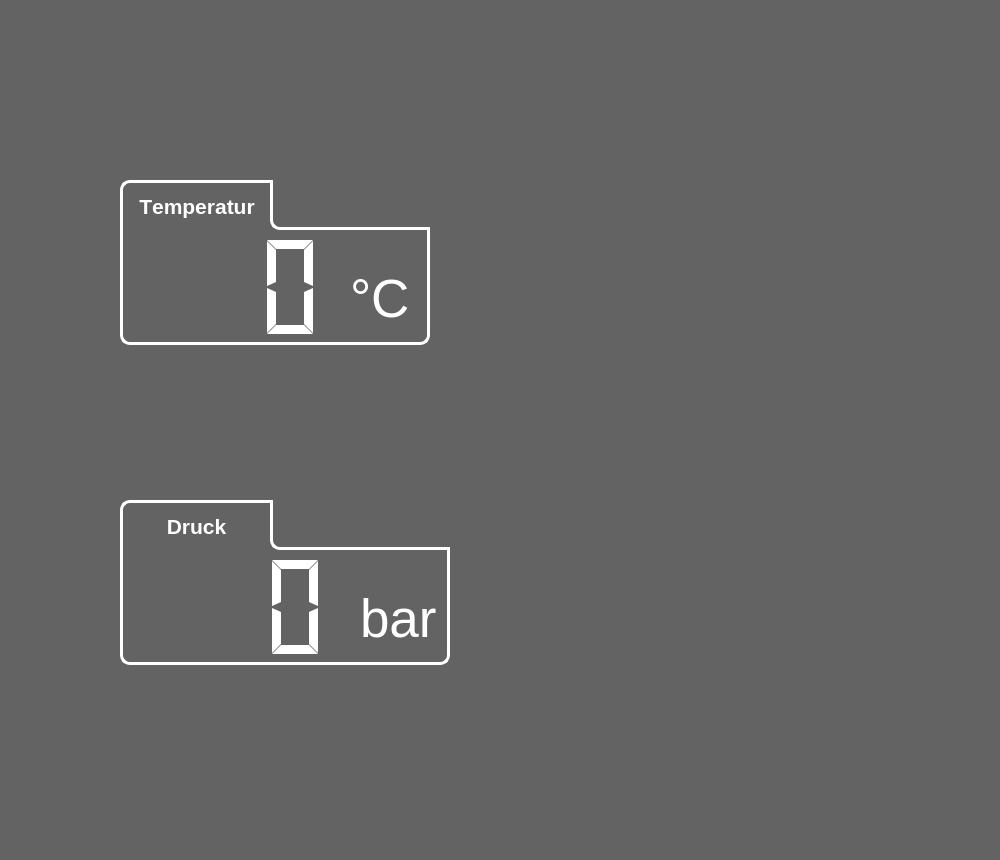
<?xml version="1.0" encoding="UTF-8"?>
<ui version="4.0">
 <class>MainWindow</class>
 <widget class="QMainWindow" name="MainWindow">
  <property name="geometry">
   <rect>
    <x>0</x>
    <y>0</y>
    <width>1000</width>
    <height>860</height>
   </rect>
  </property>
  <property name="minimumSize">
   <size>
    <width>1000</width>
    <height>780</height>
   </size>
  </property>
  <property name="windowTitle">
   <string>MainWindow</string>
  </property>
  <property name="styleSheet">
   <string notr="true">Background:rgb(99, 99, 99);
</string>
  </property>
  <widget class="QWidget" name="centralwidget">
   <property name="layoutDirection">
    <enum>Qt::LeftToRight</enum>
   </property>
   <property name="styleSheet">
    <string notr="true">QLabel  {
	color: white;
	font: &quot;MS Shell Dlg 2&quot;;
}

QLCDNumber {
	color: white;
	font: 25px &quot;MS Shell Dlg 2&quot;;
	border: none;
}</string>
   </property>
   <widget class="QLabel" name="signalStrength">
    <property name="geometry">
     <rect>
      <x>850</x>
      <y>50</y>
      <width>100</width>
      <height>100</height>
     </rect>
    </property>
    <property name="text">
     <string/>
    </property>
   </widget>
   <widget class="QLabel" name="tempE_label">
    <property name="geometry">
     <rect>
      <x>350</x>
      <y>230</y>
      <width>80</width>
      <height>115</height>
     </rect>
    </property>
    <property name="minimumSize">
     <size>
      <width>60</width>
      <height>100</height>
     </size>
    </property>
    <property name="maximumSize">
     <size>
      <width>100</width>
      <height>120</height>
     </size>
    </property>
    <property name="font">
     <font>
      <family>MS Shell Dlg 2</family>
      <pointsize>40</pointsize>
      <weight>50</weight>
      <italic>false</italic>
      <bold>false</bold>
     </font>
    </property>
    <property name="layoutDirection">
     <enum>Qt::LeftToRight</enum>
    </property>
    <property name="styleSheet">
     <string notr="true">border-bottom-width: 3px;
border-right-width: 3px;
border-right-color: white;
border-bottom-color: white;
border-style: solid;
border-bottom-right-radius: 10px;</string>
    </property>
    <property name="text">
     <string>°C</string>
    </property>
    <property name="alignment">
     <set>Qt::AlignBottom|Qt::AlignJustify</set>
    </property>
    <property name="margin">
     <number>0</number>
    </property>
    <property name="indent">
     <number>-2</number>
    </property>
   </widget>
   <widget class="QLabel" name="temp_label">
    <property name="enabled">
     <bool>true</bool>
    </property>
    <property name="geometry">
     <rect>
      <x>120</x>
      <y>180</y>
      <width>151</width>
      <height>50</height>
     </rect>
    </property>
    <property name="sizePolicy">
     <sizepolicy hsizetype="Preferred" vsizetype="Preferred">
      <horstretch>0</horstretch>
      <verstretch>0</verstretch>
     </sizepolicy>
    </property>
    <property name="minimumSize">
     <size>
      <width>150</width>
      <height>30</height>
     </size>
    </property>
    <property name="maximumSize">
     <size>
      <width>200</width>
      <height>50</height>
     </size>
    </property>
    <property name="baseSize">
     <size>
      <width>50</width>
      <height>60</height>
     </size>
    </property>
    <property name="font">
     <font>
      <family>MS Shell Dlg 2</family>
      <pointsize>16</pointsize>
      <weight>75</weight>
      <italic>false</italic>
      <bold>true</bold>
      <underline>false</underline>
      <strikeout>false</strikeout>
      <kerning>false</kerning>
     </font>
    </property>
    <property name="styleSheet">
     <string notr="true">font: bold;
border-top-width: 3px;
border-left-width: 3px;
border-left-color: white;
border-top-color: white;
border-style: solid;
border-top-left-radius: 10px;
</string>
    </property>
    <property name="text">
     <string>Temperatur</string>
    </property>
    <property name="textFormat">
     <enum>Qt::RichText</enum>
    </property>
    <property name="alignment">
     <set>Qt::AlignCenter</set>
    </property>
    <property name="margin">
     <number>0</number>
    </property>
   </widget>
   <widget class="QLCDNumber" name="tempALCD">
    <property name="geometry">
     <rect>
      <x>120</x>
      <y>230</y>
      <width>230</width>
      <height>115</height>
     </rect>
    </property>
    <property name="minimumSize">
     <size>
      <width>220</width>
      <height>100</height>
     </size>
    </property>
    <property name="maximumSize">
     <size>
      <width>250</width>
      <height>120</height>
     </size>
    </property>
    <property name="baseSize">
     <size>
      <width>0</width>
      <height>0</height>
     </size>
    </property>
    <property name="layoutDirection">
     <enum>Qt::LeftToRight</enum>
    </property>
    <property name="styleSheet">
     <string notr="true">border-bottom-width: 3px;
border-left-width: 3px;
border-left-color: white;
border-bottom-color: white;
border-style: solid;
border-bottom-left-radius: 10px;</string>
    </property>
    <property name="frameShape">
     <enum>QFrame::Box</enum>
    </property>
    <property name="frameShadow">
     <enum>QFrame::Raised</enum>
    </property>
    <property name="lineWidth">
     <number>1</number>
    </property>
    <property name="midLineWidth">
     <number>0</number>
    </property>
    <property name="digitCount">
     <number>3</number>
    </property>
    <property name="segmentStyle">
     <enum>QLCDNumber::Flat</enum>
    </property>
    <property name="intValue" stdset="0">
     <number>0</number>
    </property>
   </widget>
   <widget class="QLCDNumber" name="pressureLCD">
    <property name="geometry">
     <rect>
      <x>120</x>
      <y>550</y>
      <width>240</width>
      <height>115</height>
     </rect>
    </property>
    <property name="minimumSize">
     <size>
      <width>220</width>
      <height>110</height>
     </size>
    </property>
    <property name="maximumSize">
     <size>
      <width>250</width>
      <height>120</height>
     </size>
    </property>
    <property name="styleSheet">
     <string notr="true">border-bottom-width: 3px;
border-left-width: 3px;
border-left-color: white;
border-bottom-color: white;
border-style: solid;
border-bottom-left-radius: 10px;</string>
    </property>
    <property name="digitCount">
     <number>3</number>
    </property>
    <property name="segmentStyle">
     <enum>QLCDNumber::Flat</enum>
    </property>
   </widget>
   <widget class="QLabel" name="presE_label_2">
    <property name="geometry">
     <rect>
      <x>360</x>
      <y>550</y>
      <width>90</width>
      <height>115</height>
     </rect>
    </property>
    <property name="minimumSize">
     <size>
      <width>80</width>
      <height>100</height>
     </size>
    </property>
    <property name="maximumSize">
     <size>
      <width>110</width>
      <height>120</height>
     </size>
    </property>
    <property name="font">
     <font>
      <family>MS Shell Dlg 2</family>
      <pointsize>40</pointsize>
      <weight>50</weight>
      <italic>false</italic>
      <bold>false</bold>
     </font>
    </property>
    <property name="layoutDirection">
     <enum>Qt::LeftToRight</enum>
    </property>
    <property name="styleSheet">
     <string notr="true">border-bottom-width: 3px;
border-right-width: 3px;
border-right-color: white;
border-bottom-color: white;
border-style: solid;
border-bottom-right-radius: 10px;</string>
    </property>
    <property name="text">
     <string>bar</string>
    </property>
    <property name="alignment">
     <set>Qt::AlignBottom|Qt::AlignJustify</set>
    </property>
    <property name="margin">
     <number>0</number>
    </property>
    <property name="indent">
     <number>-2</number>
    </property>
   </widget>
   <widget class="QLabel" name="pres_label">
    <property name="enabled">
     <bool>true</bool>
    </property>
    <property name="geometry">
     <rect>
      <x>120</x>
      <y>500</y>
      <width>150</width>
      <height>50</height>
     </rect>
    </property>
    <property name="sizePolicy">
     <sizepolicy hsizetype="Preferred" vsizetype="Preferred">
      <horstretch>0</horstretch>
      <verstretch>0</verstretch>
     </sizepolicy>
    </property>
    <property name="minimumSize">
     <size>
      <width>150</width>
      <height>30</height>
     </size>
    </property>
    <property name="maximumSize">
     <size>
      <width>200</width>
      <height>50</height>
     </size>
    </property>
    <property name="baseSize">
     <size>
      <width>50</width>
      <height>60</height>
     </size>
    </property>
    <property name="font">
     <font>
      <family>MS Shell Dlg 2</family>
      <pointsize>16</pointsize>
      <weight>75</weight>
      <italic>false</italic>
      <bold>true</bold>
      <underline>false</underline>
      <strikeout>false</strikeout>
      <kerning>false</kerning>
     </font>
    </property>
    <property name="styleSheet">
     <string notr="true">font: bold;
border-top-width: 3px;
border-left-width: 3px;
border-left-color: white;
border-top-color: white;
border-style: solid;
border-top-left-radius: 10px;</string>
    </property>
    <property name="text">
     <string>Druck</string>
    </property>
    <property name="textFormat">
     <enum>Qt::RichText</enum>
    </property>
    <property name="alignment">
     <set>Qt::AlignCenter</set>
    </property>
    <property name="margin">
     <number>0</number>
    </property>
   </widget>
   <widget class="QLabel" name="placeholderTemp_label">
    <property name="enabled">
     <bool>true</bool>
    </property>
    <property name="geometry">
     <rect>
      <x>270</x>
      <y>180</y>
      <width>160</width>
      <height>50</height>
     </rect>
    </property>
    <property name="sizePolicy">
     <sizepolicy hsizetype="Preferred" vsizetype="Preferred">
      <horstretch>0</horstretch>
      <verstretch>0</verstretch>
     </sizepolicy>
    </property>
    <property name="minimumSize">
     <size>
      <width>150</width>
      <height>30</height>
     </size>
    </property>
    <property name="maximumSize">
     <size>
      <width>200</width>
      <height>50</height>
     </size>
    </property>
    <property name="baseSize">
     <size>
      <width>50</width>
      <height>60</height>
     </size>
    </property>
    <property name="font">
     <font>
      <family>MS Shell Dlg 2</family>
      <pointsize>16</pointsize>
      <weight>50</weight>
      <italic>false</italic>
      <bold>false</bold>
      <underline>false</underline>
      <strikeout>false</strikeout>
      <kerning>false</kerning>
     </font>
    </property>
    <property name="styleSheet">
     <string notr="true">border-bottom-width: 3px;
border-left-width: 3px;
border-left-color: white;
border-bottom-color: white;
border-style: solid;
border-bottom-left-radius: 10px;

</string>
    </property>
    <property name="text">
     <string/>
    </property>
    <property name="textFormat">
     <enum>Qt::RichText</enum>
    </property>
    <property name="alignment">
     <set>Qt::AlignBottom|Qt::AlignJustify</set>
    </property>
    <property name="margin">
     <number>0</number>
    </property>
   </widget>
   <widget class="QLabel" name="placeholderPres_label">
    <property name="enabled">
     <bool>true</bool>
    </property>
    <property name="geometry">
     <rect>
      <x>270</x>
      <y>500</y>
      <width>180</width>
      <height>50</height>
     </rect>
    </property>
    <property name="sizePolicy">
     <sizepolicy hsizetype="Preferred" vsizetype="Preferred">
      <horstretch>0</horstretch>
      <verstretch>0</verstretch>
     </sizepolicy>
    </property>
    <property name="minimumSize">
     <size>
      <width>150</width>
      <height>30</height>
     </size>
    </property>
    <property name="maximumSize">
     <size>
      <width>200</width>
      <height>50</height>
     </size>
    </property>
    <property name="baseSize">
     <size>
      <width>50</width>
      <height>60</height>
     </size>
    </property>
    <property name="font">
     <font>
      <family>MS Shell Dlg 2</family>
      <pointsize>16</pointsize>
      <weight>50</weight>
      <italic>false</italic>
      <bold>false</bold>
      <underline>false</underline>
      <strikeout>false</strikeout>
      <kerning>false</kerning>
     </font>
    </property>
    <property name="styleSheet">
     <string notr="true">border-bottom-width: 3px;
border-left-width: 3px;
border-left-color: white;
border-bottom-color: white;
border-style: solid;
border-bottom-left-radius: 10px;

</string>
    </property>
    <property name="text">
     <string/>
    </property>
    <property name="textFormat">
     <enum>Qt::RichText</enum>
    </property>
    <property name="alignment">
     <set>Qt::AlignBottom|Qt::AlignJustify</set>
    </property>
    <property name="margin">
     <number>0</number>
    </property>
   </widget>
  </widget>
  <widget class="QStatusBar" name="statusbar">
   <property name="styleSheet">
    <string notr="true">color: white;</string>
   </property>
  </widget>
 </widget>
 <resources/>
 <connections/>
</ui>
